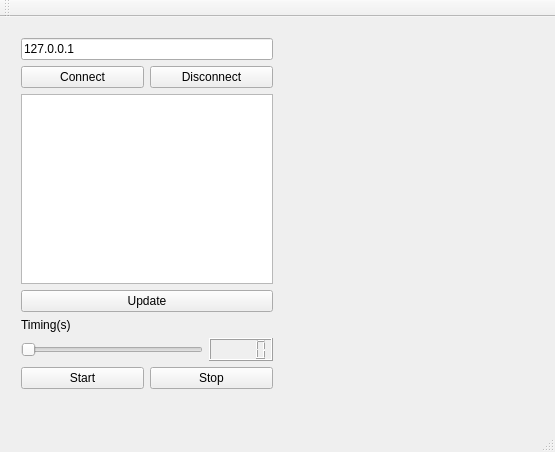
<?xml version="1.0" encoding="UTF-8"?>
<ui version="4.0">
 <class>MainWindow</class>
 <widget class="QMainWindow" name="MainWindow">
  <property name="geometry">
   <rect>
    <x>0</x>
    <y>0</y>
    <width>555</width>
    <height>452</height>
   </rect>
  </property>
  <property name="windowTitle">
   <string>MainWindow</string>
  </property>
  <widget class="QWidget" name="centralWidget">
   <widget class="QWidget" name="layoutWidget">
    <property name="geometry">
     <rect>
      <x>10</x>
      <y>10</y>
      <width>531</width>
      <height>373</height>
     </rect>
    </property>
    <layout class="QHBoxLayout" name="horizontalLayout_4" stretch="50,50">
     <item>
      <layout class="QVBoxLayout" name="verticalLayout">
       <item>
        <widget class="QLineEdit" name="lineEdit_ServerIP">
         <property name="text">
          <string>127.0.0.1</string>
         </property>
        </widget>
       </item>
       <item>
        <layout class="QHBoxLayout" name="horizontalLayout">
         <item>
          <widget class="QPushButton" name="pushButton_Connect">
           <property name="text">
            <string>Connect</string>
           </property>
          </widget>
         </item>
         <item>
          <widget class="QPushButton" name="pushButton_Disconnect">
           <property name="text">
            <string>Disconnect</string>
           </property>
          </widget>
         </item>
        </layout>
       </item>
       <item>
        <widget class="QListWidget" name="listWidget"/>
       </item>
       <item>
        <widget class="QPushButton" name="pushButton_Update">
         <property name="text">
          <string>Update</string>
         </property>
        </widget>
       </item>
       <item>
        <widget class="QLabel" name="label_Timing">
         <property name="text">
          <string>Timing(s)</string>
         </property>
        </widget>
       </item>
       <item>
        <layout class="QHBoxLayout" name="horizontalLayout_2">
         <item>
          <widget class="QSlider" name="horizontalSlider_Timing">
           <property name="orientation">
            <enum>Qt::Horizontal</enum>
           </property>
          </widget>
         </item>
         <item>
          <widget class="QLCDNumber" name="lcdNumber_Timing"/>
         </item>
        </layout>
       </item>
       <item>
        <layout class="QHBoxLayout" name="horizontalLayout_3">
         <item>
          <widget class="QPushButton" name="pushButton_Start">
           <property name="text">
            <string>Start</string>
           </property>
          </widget>
         </item>
         <item>
          <widget class="QPushButton" name="pushButton_Stop">
           <property name="text">
            <string>Stop</string>
           </property>
          </widget>
         </item>
        </layout>
       </item>
      </layout>
     </item>
     <item>
      <widget class="Plotter" name="widget" native="true"/>
     </item>
    </layout>
   </widget>
  </widget>
  <widget class="QMenuBar" name="menuBar">
   <property name="geometry">
    <rect>
     <x>0</x>
     <y>0</y>
     <width>555</width>
     <height>21</height>
    </rect>
   </property>
  </widget>
  <widget class="QToolBar" name="mainToolBar">
   <attribute name="toolBarArea">
    <enum>TopToolBarArea</enum>
   </attribute>
   <attribute name="toolBarBreak">
    <bool>false</bool>
   </attribute>
  </widget>
  <widget class="QStatusBar" name="statusBar"/>
 </widget>
 <layoutdefault spacing="6" margin="11"/>
 <customwidgets>
  <customwidget>
   <class>Plotter</class>
   <extends>QWidget</extends>
   <header>plotter.h</header>
   <container>1</container>
  </customwidget>
 </customwidgets>
 <resources/>
 <connections>
  <connection>
   <sender>horizontalSlider_Timing</sender>
   <signal>valueChanged(int)</signal>
   <receiver>lcdNumber_Timing</receiver>
   <slot>display(int)</slot>
   <hints>
    <hint type="sourcelabel">
     <x>96</x>
     <y>376</y>
    </hint>
    <hint type="destinationlabel">
     <x>233</x>
     <y>376</y>
    </hint>
   </hints>
  </connection>
  <connection>
   <sender>pushButton_Connect</sender>
   <signal>clicked()</signal>
   <receiver>MainWindow</receiver>
   <slot>tcpConnect()</slot>
   <hints>
    <hint type="sourcelabel">
     <x>38</x>
     <y>93</y>
    </hint>
    <hint type="destinationlabel">
     <x>66</x>
     <y>108</y>
    </hint>
   </hints>
  </connection>
  <connection>
   <sender>pushButton_Disconnect</sender>
   <signal>clicked()</signal>
   <receiver>MainWindow</receiver>
   <slot>tcpDisconnect()</slot>
   <hints>
    <hint type="sourcelabel">
     <x>161</x>
     <y>92</y>
    </hint>
    <hint type="destinationlabel">
     <x>210</x>
     <y>107</y>
    </hint>
   </hints>
  </connection>
  <connection>
   <sender>pushButton_Start</sender>
   <signal>clicked()</signal>
   <receiver>MainWindow</receiver>
   <slot>startTemp()</slot>
   <hints>
    <hint type="sourcelabel">
     <x>29</x>
     <y>410</y>
    </hint>
    <hint type="destinationlabel">
     <x>55</x>
     <y>423</y>
    </hint>
   </hints>
  </connection>
  <connection>
   <sender>pushButton_Stop</sender>
   <signal>clicked()</signal>
   <receiver>MainWindow</receiver>
   <slot>stopTemp()</slot>
   <hints>
    <hint type="sourcelabel">
     <x>166</x>
     <y>410</y>
    </hint>
    <hint type="destinationlabel">
     <x>202</x>
     <y>422</y>
    </hint>
   </hints>
  </connection>
  <connection>
   <sender>pushButton_Update</sender>
   <signal>clicked()</signal>
   <receiver>MainWindow</receiver>
   <slot>showProd()</slot>
   <hints>
    <hint type="sourcelabel">
     <x>60</x>
     <y>323</y>
    </hint>
    <hint type="destinationlabel">
     <x>171</x>
     <y>337</y>
    </hint>
   </hints>
  </connection>
 </connections>
 <slots>
  <slot>tcpConnect()</slot>
  <slot>tcpDisconnect()</slot>
  <slot>startTemp()</slot>
  <slot>stopTemp()</slot>
  <slot>showProd()</slot>
 </slots>
</ui>
